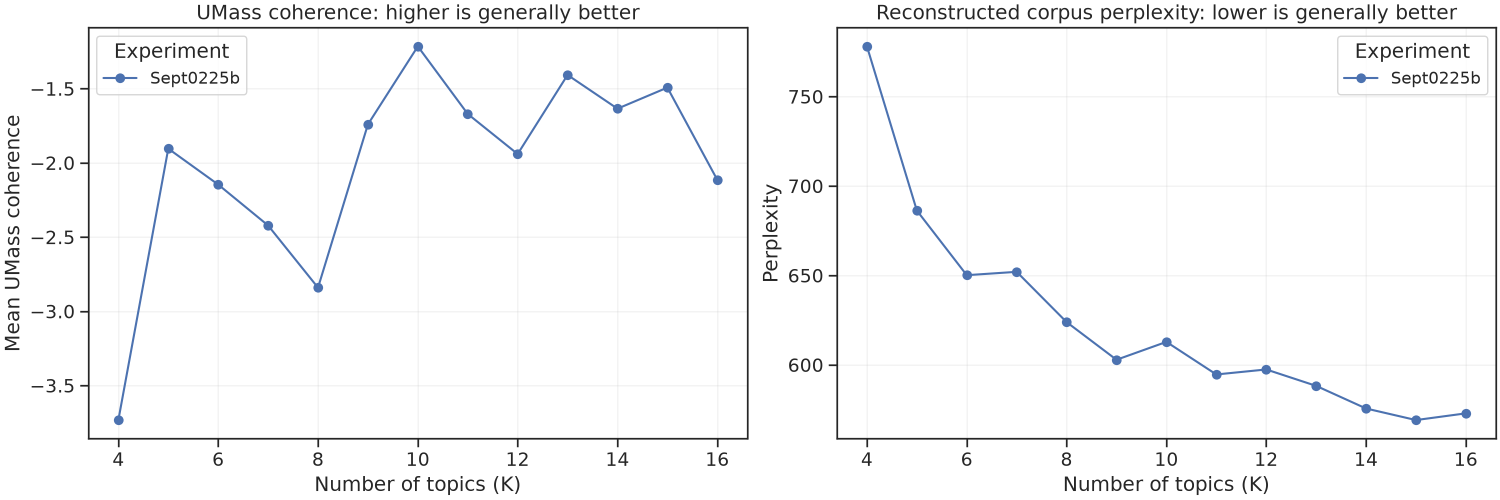
#> input picture Text/Collected/lemmatized/topic_model_evaluation/perplexity_umass_comparison__Sept0225b.png, 3000 x 1000 px (shown at 1/2 size)
$ python -i cropfunctions.py   (imports and definitions only)
#> lines starting #> are read from the running program, lines starting #| are printed output that depends on the picture
#> further down, picture is the input picture: PIL image 3000x1000 RGBA; mean R, G, B, A 247.8, 248.1, 248.6, 255
# Crop Functions
# -*- coding: utf-8 -*-
"""
Created on Thu Jun 27 13:31:02 2019

@author: mtjansen
"""
from collections import Counter

from PIL import Image, ImageChops, ImageStat
import scipy.ndimage as nd
import numpy as np


def combine_bbox(b1,b2):
    """Combines two boundary boxes, using the second set of coordinates to crop into the first
    Returns:
    tuple: Coordinates of crop (left,upper,right,lower)
    """
    b1 = list(b1)
    b2 = list(b2)
    total=[b1[k] + b2[k] for k in range(2)] + [b1[k-2] + b2[k] for k in range(2,4)]
    return tuple(total)

def buffer_bbox(bbox,buff,width,height):
    """Expands a boundary box in all directions by a set number of pixels.

    Parameters:
    bbox (tuple): A boundary box
    buff (int): The number of pixels to expand bbox by
    width (int): This is the width of the image to be cropped by bbox
    height (int): This is the height of the image to be cropped by bbox
    """
    bbox = list(bbox)
    new_bbox = [0,0,width,height]
    new_bbox[0] = max(bbox[0]-buff,0)
    new_bbox[1] = max(bbox[1]-buff,0)
    new_bbox[2] = min(bbox[2]+buff,width)
    new_bbox[3] = min(bbox[3]+buff,height)
    return tuple(new_bbox)

# [55 lines left out: functions strip_list, find_score, rotation_angle, not called in this run]


def trim(img, angle=0, buff=10, find_top=True):
    """Determines background color and bounding box to crop image to text

    Parameters:
    img (PIL.Image.Image): Image
    angle (float): Degrees to rotate the image
    buff (int): Horizontal buffer used to expand the bounding box
    find_top (Boolean): Whether to attempt to crop the header


    Returns:
    PIL.Image.Image: Original image, with background color removed, cropped to area containing text
    tuple: Derived average background color, in same mode as original image
    tuple: Coordinates of crop (left,upper,right,lower)
    """
#> called with angle = 0, buff = 10, find_top = True

    width, height = img.size
#> width = 3000; height = 1000

    background = tuple(ImageStat.Stat(img).median)
#> background = (255, 255, 255, 255)

    bg = Image.new(mode = img.mode, size = img.size, color = background)
#> bg: PIL image 3000x1000 RGBA; every value is 255
    diff = ImageChops.difference(img, bg)
    offset = round(max(ImageStat.Stat(diff).stddev) * 3)
#> offset = 106
    diff = ImageChops.add(diff, diff, 2.0, - offset).convert("1")
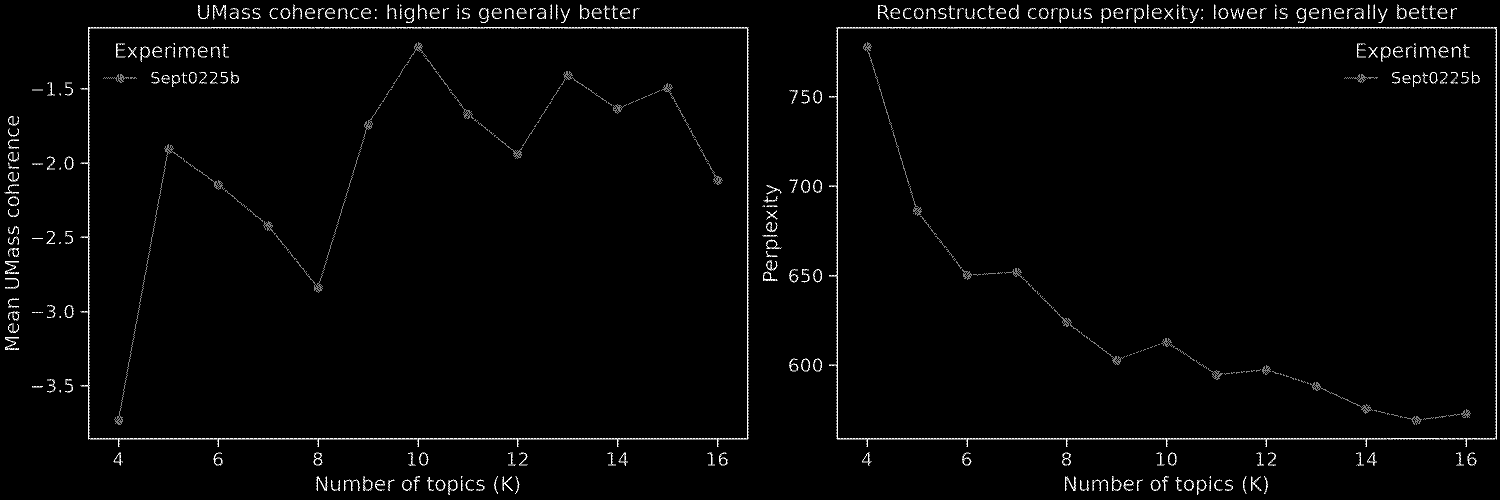
#> diff: PIL image 3000x1000 1 (shown at 1/2 size); 1% white in thin lines or dots

    if angle !=0:
        diff = diff.rotate(angle)


    bbox = diff.getbbox()
#> bbox = (9, 9, 2994, 990)
    if find_top:
        top = 0
        for k in range(50,361,30):
            try:
                h = diff.crop(bbox).crop((round(width/5),0,round(4*width/5),k)).getbbox()[3]
                if top == h and h >= 20:
                    #check h>=20 to avoid small watermarks, characters are
                    #usually taller than 20 pixels
                    break
                elif h != k:
                    top = h
            except:
                pass
#> this loop made 11 passes
#> h on passes 1 to 11: 50, 80, 110, 140, 170, 200, 230, 260, 290, 320, 350

        bbox = list(bbox)
#> bbox = [9, 9, 2994, 990]
        bbox[1] += top+buff
        bbox1 = diff.crop(tuple(bbox)).getbbox()
#> bbox1 = (0, 0, 2985, 971)

        bbox = combine_bbox(bbox,bbox1)
#> in combine_bbox, `b1 = list(b1)`: b1 = [9, 19, 2994, 990]
#> in combine_bbox, `b2 = list(b2)`: b2 = [0, 0, 2985, 971]
#> in combine_bbox, `total=[b1[k] + b2[k] for k in range(2)] + [b1[k-2] + b2[k] for k in ra..`: total = [9, 19, 2994, 990]
#> bbox = (9, 19, 2994, 990)

    bbox = buffer_bbox(bbox = bbox, buff = buff, width = width, height = height)
#> in buffer_bbox, `bbox = list(bbox)`: bbox = [9, 19, 2994, 990]
#> bbox = (0, 9, 3000, 1000)

    if bbox:
        return diff.crop(bbox), background, bbox
    else:
        return None


# [155 lines left out: functions get_bands, simp_bd, not called in this run]

>>> from PIL import Image
>>> picture = Image.open('../Text/Collected/lemmatized/topic_model_evaluation/perplexity_umass_comparison__Sept0225b.png')
>>> result = trim(picture)
